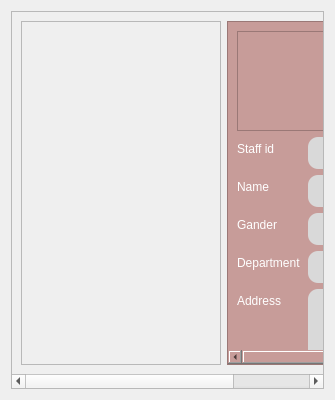
<?xml version="1.0" encoding="UTF-8"?>
<ui version="4.0">
 <class>view_staff_form</class>
 <widget class="QWidget" name="view_staff_form">
  <property name="geometry">
   <rect>
    <x>0</x>
    <y>0</y>
    <width>335</width>
    <height>400</height>
   </rect>
  </property>
  <property name="minimumSize">
   <size>
    <width>335</width>
    <height>400</height>
   </size>
  </property>
  <property name="windowTitle">
   <string>view_staff</string>
  </property>
  <layout class="QHBoxLayout" name="horizontalLayout">
   <item>
    <widget class="QScrollArea" name="display_mgt_package_2">
     <property name="widgetResizable">
      <bool>true</bool>
     </property>
     <widget class="QWidget" name="scrollAreaWidgetContents_3">
      <property name="geometry">
       <rect>
        <x>0</x>
        <y>0</y>
        <width>424</width>
        <height>363</height>
       </rect>
      </property>
      <layout class="QHBoxLayout" name="horizontalLayout_9">
       <item>
        <widget class="QScrollArea" name="staff_member_list">
         <property name="minimumSize">
          <size>
           <width>200</width>
           <height>0</height>
          </size>
         </property>
         <property name="widgetResizable">
          <bool>true</bool>
         </property>
         <widget class="QWidget" name="scrollAreaWidgetContents_5">
          <property name="geometry">
           <rect>
            <x>0</x>
            <y>0</y>
            <width>198</width>
            <height>343</height>
           </rect>
          </property>
         </widget>
        </widget>
       </item>
       <item>
        <widget class="QScrollArea" name="scrollArea_2">
         <property name="minimumSize">
          <size>
           <width>200</width>
           <height>0</height>
          </size>
         </property>
         <property name="styleSheet">
          <string notr="true">


background-color: rgb(199, 156, 153);
</string>
         </property>
         <property name="widgetResizable">
          <bool>true</bool>
         </property>
         <widget class="QWidget" name="scrollAreaWidgetContents_6">
          <property name="geometry">
           <rect>
            <x>0</x>
            <y>0</y>
            <width>302</width>
            <height>537</height>
           </rect>
          </property>
          <layout class="QVBoxLayout" name="verticalLayout_15">
           <item>
            <widget class="QFrame" name="frame_18">
             <property name="frameShape">
              <enum>QFrame::StyledPanel</enum>
             </property>
             <property name="frameShadow">
              <enum>QFrame::Raised</enum>
             </property>
             <layout class="QHBoxLayout" name="horizontalLayout_10">
              <item>
               <spacer name="horizontalSpacer_7">
                <property name="orientation">
                 <enum>Qt::Horizontal</enum>
                </property>
                <property name="sizeHint" stdset="0">
                 <size>
                  <width>124</width>
                  <height>20</height>
                 </size>
                </property>
               </spacer>
              </item>
              <item>
               <widget class="QLabel" name="staff_member_pp">
                <property name="minimumSize">
                 <size>
                  <width>80</width>
                  <height>80</height>
                 </size>
                </property>
                <property name="styleSheet">
                 <string notr="true">background-color: rgb(168, 168, 168);</string>
                </property>
                <property name="text">
                 <string/>
                </property>
               </widget>
              </item>
              <item>
               <spacer name="horizontalSpacer_8">
                <property name="orientation">
                 <enum>Qt::Horizontal</enum>
                </property>
                <property name="sizeHint" stdset="0">
                 <size>
                  <width>18</width>
                  <height>20</height>
                 </size>
                </property>
               </spacer>
              </item>
             </layout>
            </widget>
           </item>
           <item>
            <layout class="QFormLayout" name="formLayout_2">
             <item row="0" column="0">
              <widget class="QLabel" name="label_21">
               <property name="styleSheet">
                <string notr="true">font: 700 10pt &quot;SF Pro Display&quot;;
color: rgb(255, 255, 255);</string>
               </property>
               <property name="text">
                <string>Staff id</string>
               </property>
              </widget>
             </item>
             <item row="0" column="1">
              <widget class="QLineEdit" name="view_s_id">
               <property name="styleSheet">
                <string notr="true">QLineEdit{
    background-color: #D9D9D9;
	font: 10pt &quot;SF Pro Display&quot;;
    color: #4C4C6C;
    border: none;
    border-radius: 10px;
    padding: 8px 16px; 
	text-align: left;
}</string>
               </property>
               <property name="placeholderText">
                <string>S001</string>
               </property>
              </widget>
             </item>
             <item row="1" column="0">
              <widget class="QLabel" name="label_22">
               <property name="styleSheet">
                <string notr="true">font: 700 10pt &quot;SF Pro Display&quot;;
color: rgb(255, 255, 255);</string>
               </property>
               <property name="text">
                <string>Name</string>
               </property>
              </widget>
             </item>
             <item row="1" column="1">
              <widget class="QLineEdit" name="view_s_name">
               <property name="styleSheet">
                <string notr="true">QLineEdit{
    background-color: #D9D9D9;
	font: 10pt &quot;SF Pro Display&quot;;
    color: #4C4C6C;
    border: none;
    border-radius: 10px;
    padding: 8px 16px; 
	text-align: left;
}</string>
               </property>
               <property name="placeholderText">
                <string>Staff Member Name</string>
               </property>
              </widget>
             </item>
             <item row="2" column="0">
              <widget class="QLabel" name="label_23">
               <property name="styleSheet">
                <string notr="true">font: 700 10pt &quot;SF Pro Display&quot;;
color: rgb(255, 255, 255);</string>
               </property>
               <property name="text">
                <string>Gander</string>
               </property>
              </widget>
             </item>
             <item row="3" column="0">
              <widget class="QLabel" name="label_20">
               <property name="styleSheet">
                <string notr="true">font: 700 10pt &quot;SF Pro Display&quot;;
color: rgb(255, 255, 255);</string>
               </property>
               <property name="text">
                <string>Department</string>
               </property>
              </widget>
             </item>
             <item row="4" column="0">
              <widget class="QLabel" name="label_24">
               <property name="styleSheet">
                <string notr="true">font: 700 10pt &quot;SF Pro Display&quot;;
color: rgb(255, 255, 255);</string>
               </property>
               <property name="text">
                <string>Address</string>
               </property>
              </widget>
             </item>
             <item row="4" column="1">
              <widget class="QTextEdit" name="view_s_address">
               <property name="maximumSize">
                <size>
                 <width>16777215</width>
                 <height>80</height>
                </size>
               </property>
               <property name="styleSheet">
                <string notr="true">QTextEdit{
    background-color: #D9D9D9;
	font: 10pt &quot;SF Pro Display&quot;;
    color: #4C4C6C;
    border: none;
    border-radius: 10px;
    padding: 8px 16px; 
	text-align: left;
}</string>
               </property>
               <property name="placeholderText">
                <string>Staff Member's Address</string>
               </property>
              </widget>
             </item>
             <item row="5" column="0">
              <widget class="QLabel" name="label_25">
               <property name="styleSheet">
                <string notr="true">font: 700 10pt &quot;SF Pro Display&quot;;
color: rgb(255, 255, 255);</string>
               </property>
               <property name="text">
                <string>Tel. Number</string>
               </property>
              </widget>
             </item>
             <item row="5" column="1">
              <widget class="QLineEdit" name="view_s_tel">
               <property name="styleSheet">
                <string notr="true">QLineEdit{
    background-color: #D9D9D9;
	font: 10pt &quot;SF Pro Display&quot;;
    color: #4C4C6C;
    border: none;
    border-radius: 10px;
    padding: 8px 16px; 
	text-align: left;
}</string>
               </property>
               <property name="placeholderText">
                <string>07X XX XX XXX</string>
               </property>
              </widget>
             </item>
             <item row="6" column="0">
              <widget class="QLabel" name="label_26">
               <property name="styleSheet">
                <string notr="true">font: 700 10pt &quot;SF Pro Display&quot;;
color: rgb(255, 255, 255);</string>
               </property>
               <property name="text">
                <string>E-mail</string>
               </property>
              </widget>
             </item>
             <item row="6" column="1">
              <widget class="QLineEdit" name="view_s_email">
               <property name="styleSheet">
                <string notr="true">QLineEdit{
    background-color: #D9D9D9;
	font: 10pt &quot;SF Pro Display&quot;;
    color: #4C4C6C;
    border: none;
    border-radius: 10px;
    padding: 8px 16px; 
	text-align: left;
}</string>
               </property>
               <property name="placeholderText">
                <string>emample : xyz@gmail.com</string>
               </property>
              </widget>
             </item>
             <item row="7" column="0">
              <widget class="QLabel" name="label_27">
               <property name="styleSheet">
                <string notr="true">font: 700 10pt &quot;SF Pro Display&quot;;
color: rgb(255, 255, 255);</string>
               </property>
               <property name="text">
                <string>Salary</string>
               </property>
              </widget>
             </item>
             <item row="7" column="1">
              <widget class="QLineEdit" name="view_s_salary">
               <property name="styleSheet">
                <string notr="true">QLineEdit{
    background-color: #D9D9D9;
	font: 10pt &quot;SF Pro Display&quot;;
    color: #4C4C6C;
    border: none;
    border-radius: 10px;
    padding: 8px 16px; 
	text-align: left;
}</string>
               </property>
               <property name="placeholderText">
                <string>Rs. 45000.00</string>
               </property>
              </widget>
             </item>
             <item row="2" column="1">
              <widget class="QLineEdit" name="view_s_gender">
               <property name="styleSheet">
                <string notr="true">QLineEdit{
    background-color: #D9D9D9;
	font: 10pt &quot;SF Pro Display&quot;;
    color: #4C4C6C;
    border: none;
    border-radius: 10px;
    padding: 8px 16px; 
	text-align: left;
}</string>
               </property>
               <property name="placeholderText">
                <string>example : Male</string>
               </property>
              </widget>
             </item>
             <item row="3" column="1">
              <widget class="QLineEdit" name="view_s_department">
               <property name="styleSheet">
                <string notr="true">QLineEdit{
    background-color: #D9D9D9;
	font: 10pt &quot;SF Pro Display&quot;;
    color: #4C4C6C;
    border: none;
    border-radius: 10px;
    padding: 8px 16px; 
	text-align: left;
}</string>
               </property>
               <property name="placeholderText">
                <string>example : Maintenance</string>
               </property>
              </widget>
             </item>
            </layout>
           </item>
           <item>
            <widget class="QFrame" name="frame_21">
             <property name="frameShape">
              <enum>QFrame::StyledPanel</enum>
             </property>
             <property name="frameShadow">
              <enum>QFrame::Raised</enum>
             </property>
             <layout class="QHBoxLayout" name="horizontalLayout_11">
              <item>
               <spacer name="horizontalSpacer_9">
                <property name="orientation">
                 <enum>Qt::Horizontal</enum>
                </property>
                <property name="sizeHint" stdset="0">
                 <size>
                  <width>5</width>
                  <height>20</height>
                 </size>
                </property>
               </spacer>
              </item>
              <item>
               <widget class="QPushButton" name="view_s_update">
                <property name="sizePolicy">
                 <sizepolicy hsizetype="Expanding" vsizetype="Fixed">
                  <horstretch>0</horstretch>
                  <verstretch>0</verstretch>
                 </sizepolicy>
                </property>
                <property name="minimumSize">
                 <size>
                  <width>120</width>
                  <height>0</height>
                 </size>
                </property>
                <property name="styleSheet">
                 <string notr="true">/* Default button style */
QPushButton {
    background-color: #D9D9D9;
	font: 10pt &quot;SF Pro Display&quot;;
    color: #00000;
    border: none;
    border-radius: 5px;
    padding: 8px 16px; 

}

/* Button style on hover */
QPushButton:hover {
 background-color: #46464b;
	color: #ffffff;
	font-weight: bold;
}

/* Button style when pressed */
QPushButton:pressed {
    background-color: #AE544F;
 	color: #FFFFFF;
}

QPushButton:checked {
	background-color: #AE544F;
 	color: #FFFFFF;
}</string>
                </property>
                <property name="text">
                 <string>Update</string>
                </property>
               </widget>
              </item>
              <item>
               <spacer name="horizontalSpacer_10">
                <property name="orientation">
                 <enum>Qt::Horizontal</enum>
                </property>
                <property name="sizeHint" stdset="0">
                 <size>
                  <width>31</width>
                  <height>20</height>
                 </size>
                </property>
               </spacer>
              </item>
              <item>
               <widget class="QPushButton" name="view_s_delete">
                <property name="sizePolicy">
                 <sizepolicy hsizetype="Preferred" vsizetype="Fixed">
                  <horstretch>0</horstretch>
                  <verstretch>0</verstretch>
                 </sizepolicy>
                </property>
                <property name="minimumSize">
                 <size>
                  <width>120</width>
                  <height>0</height>
                 </size>
                </property>
                <property name="styleSheet">
                 <string notr="true">/* Default button style */
QPushButton {
    background-color: #4C4C6C;
	font: 10pt &quot;SF Pro Display&quot;;
    color: #ffffff;
    border: none;
    border-radius: 5px;
    padding: 8px 16px; 



}

/* Button style on hover */
QPushButton:hover {
 background-color: #46464b;
	color: #ffffff;
	font-weight: bold;
}

/* Button style when pressed */
QPushButton:pressed {
    background-color: #AE544F;
 	color: #FFFFFF;
}

QPushButton:checked {
	background-color: #AE544F;
 	color: #FFFFFF;
}</string>
                </property>
                <property name="text">
                 <string>Delete</string>
                </property>
               </widget>
              </item>
              <item>
               <spacer name="horizontalSpacer_11">
                <property name="orientation">
                 <enum>Qt::Horizontal</enum>
                </property>
                <property name="sizeHint" stdset="0">
                 <size>
                  <width>32</width>
                  <height>20</height>
                 </size>
                </property>
               </spacer>
              </item>
             </layout>
            </widget>
           </item>
          </layout>
         </widget>
        </widget>
       </item>
      </layout>
     </widget>
    </widget>
   </item>
  </layout>
 </widget>
 <resources/>
 <connections/>
</ui>
